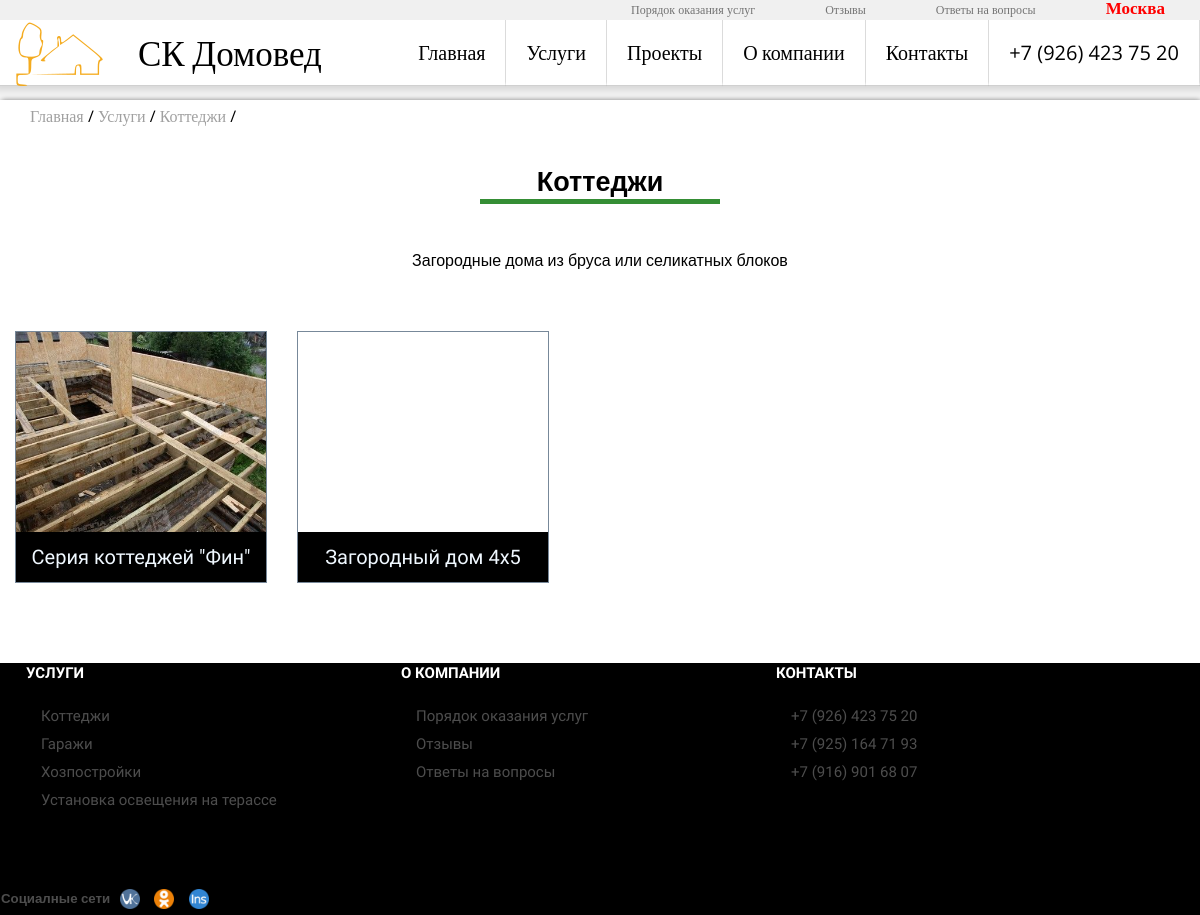
Page /service/kottedzhi/ on the earlier database version.
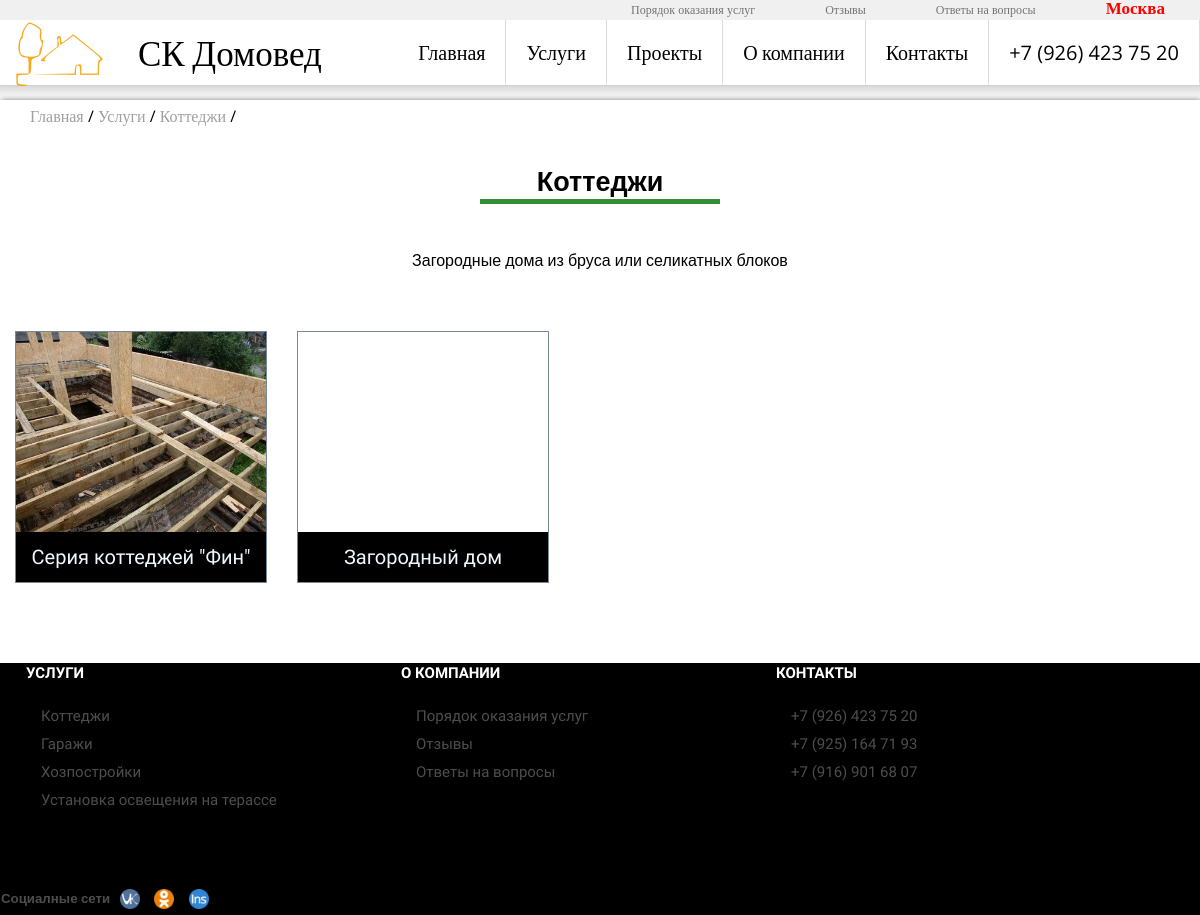
Same page on the later database version.
### service/models.py (models this page shows, shortened)
class BaseCategory(models.Model):
        name = models.CharField(default="Название категории/услуги", max_length=50, verbose_name="Название категории/услуги")
        title= models.CharField(default="Заголовок страницы!", max_length=80,verbose_name="Title")
        boolVisible = models.BooleanField(default=False, verbose_name="Опубликовать")
        metaDescription = models.CharField(default="Категория", max_length=50, verbose_name="meta Description")
        keywords = models.CharField(max_length=180, blank=True, null=True)
        boolShowOnMain = models.BooleanField(default=False, verbose_name="Публиковать вместе с категориями")
        slug = models.CharField(unique=True,max_length=200)
        class Meta:
            abstract = True

class SubCategory(BaseCategory):
    category=models.ForeignKey(Category,default=1)
    description=models.TextField(default="",verbose_name="Комплектация")
    image = models.ImageField(upload_to=make_upload_path,
                              blank=True,
                              default='',
                              verbose_name="Картинка")
    image_small = ImageSpecField(source='image',
                                 processors=[ResizeToFill(250, 250)],
                                 format='JPEG',
                                 options={'quality': 60})
    image_middle = ImageSpecField(source='image',
                                 processors=[ResizeToFill(660, 500)],
                                 format='JPEG',
                                 options={'quality': 100})
    image_large = ImageSpecField(source='image',
                                 processors=[ResizeToFill(840, 500)],
                                 format='JPEG',
                                 options={'quality': 70})
    class Meta:
        verbose_name="Подкатегория"
        verbose_name_plural="Подкатегории"

### service/views.py (the view)
# urls.py: url(r'^(?P<url>[-\w]+)/$', CategoryService, name="ServiceCategory"),
def CategoryService(request, url):
    args={}
    main=Category.objects.filter(boolVisible=True,slug=url).first()
    if main==None:
        return redirect('/service')
    args['title']=main.title
    args['namePage'] = main.name
    args['basecat']=main
    args['category']=SubCategory.objects.filter(boolVisible=True,category=main)
    args['subcategory']=None
    args['Crops']=[['Услуги','service'],[main.name,main.slug]]
    return render_to_response("listService.html", args)

### good/templatetags/goodtags.py (called while the page is built)
@register.inclusion_tag('breadcrops.html')
def breadcrops(listing):
    url=''
    for cr in listing:
        url=url+'/'+cr[1]
        cr[1]=url
    crops=listing
    leng=len(crops)
    return {'crops':crops,'leng':leng}

### service/templatetags/servicetags.py (called while the page is built)
@register.inclusion_tag("footerListService.html")
def footerListService():
    args={}
    category=Category.objects.filter(boolVisible=True)[0:5]
    args['category']=category
    if category.count()<5:
        count=5-category.count()
        args['subcategory']=SubCategory.objects.filter(boolVisible=True, boolShowOnMain=True)[0:count]
    return args

### service/templates/listService.html (shortened to what this page needs)
{% extends 'base.html' %}
{% load goodtags %}
{% block 'content' %}
		<div class="sectionIndex">
		<div class="titleName">
			<h2>{{ namePage }}
				<div class="linetitlename"></div>
			</h2>
			</div>
            <div class="listing">
            <div class="descript">
                {% if basecat is not None %}
                    {{ basecat.description }}
                {% else %}
                Мы предоставляем широкий спектр услуг в области строительных работ, таких как: строительство загородных домов, дачных домиков, гаражей,  бань и многое другое с использование самых передовых передовых
                технологий и материалы проверенных временем.
                {% endif %}
            </div>
            {% for i in category %}
                <div class="usluga" style="background-image: url({{  i.image_small.url }})">
    {% if basecat != None %}
               <a href="{% url 'Services' basecat.slug i.slug %}">  <div class="name">{{ i.name }}</div></a>
                    {% else %}
                 <a href="{% url 'ServiceCategory' i.slug %}">  <div class="name">{{ i.name }}</div></a>
                {% endif %}
                </div>
            {% endfor %}
            </div>
        </div>
{% endblock %}

Differences in the rows shown:
changed SubCategory: name "Загородный дом 4х5" → "Загородный дом"
